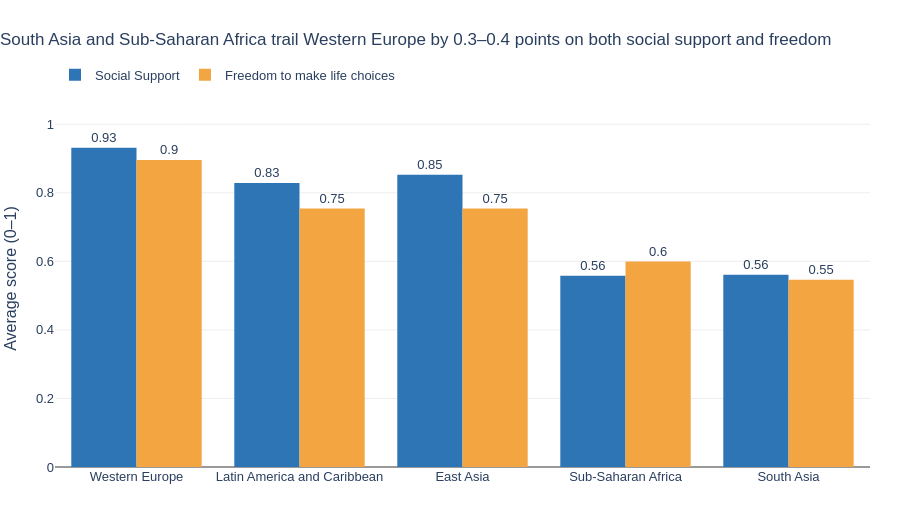

The notebook cell saved with this chart:
### Markdown cell above
---
## Done? Stretch Goal

If you finish both tasks with time to spare, try this:

**Task 3 (stretch):** Build a **grouped bar chart** comparing 2 sub-factors (e.g. `GDP_per_capita` and `Freedom`) across the 5 most populated regions. Use colour meaningfully and write an insight title.

Regions to include: `'Western Europe'`, `'Latin America'`, `'East Asia'`, `'Sub-Saharan Africa'`, `'South Asia'`

### Code cell
# Stretch goal — grouped bar chart
# Note: Logged GDP (~7-11) and Freedom (0-1) are on different scales, so putting them on one axis
# would be misleading. Social Support and Freedom are both 0-1 shares, so they compare fairly.

regions = ['Western Europe', 'Latin America and Caribbean', 'East Asia',
           'Sub-Saharan Africa', 'South Asia']   # 'Latin America' is named 'Latin America and Caribbean' in this dataset

grp = (df[df['Region'].isin(regions)]
       .groupby('Region')[['Social_Support', 'Freedom']].mean()
       .reindex(regions)
       .reset_index())
print(grp.round(3))

fig = go.Figure()
fig.add_bar(name='Social Support', x=grp['Region'], y=grp['Social_Support'],
            marker_color='#2E75B6', text=grp['Social_Support'].round(2), textposition='outside')
fig.add_bar(name='Freedom to make life choices', x=grp['Region'], y=grp['Freedom'],
            marker_color='#F2A541', text=grp['Freedom'].round(2), textposition='outside')

fig.update_layout(
    barmode='group',
    title=dict(text='South Asia and Sub-Saharan Africa trail Western Europe by 0.3–0.4 points on both social support and freedom',
               x=0.0, font=dict(size=17)),
    yaxis=dict(range=[0, 1.1], title='Average score (0–1)', gridcolor='#EEEEEE', zeroline=True, zerolinecolor='#999999'),
    xaxis=dict(title=''),
    plot_bgcolor='white', paper_bgcolor='white',
    font=dict(family='Arial', size=13),
    legend=dict(orientation='h', y=1.08, x=0),
    margin=dict(l=10, r=30, t=90, b=50),
    height=520
)
fig.update_traces(marker_line_width=0, cliponaxis=False)
fig.show()

### Figure 1 — Plotly figure (JSON) as saved in the notebook; plotly's stock layout.template omitted (floating-point values rounded to 4 significant figures)
{"data": [{"cliponaxis": false, "marker": {"color": "#2E75B6", "line": {"width": 0}}, "name": "Social Support", "text": [0.93, 0.83, 0.85, 0.56, 0.56], "textposition": "outside", "type": "bar", "x": ["Western Europe", "Latin America and Caribbean", "East Asia", "Sub-Saharan Africa", "South Asia"], "y": [0.9317, 0.8287, 0.8527, 0.5577, 0.5613]}, {"cliponaxis": false, "marker": {"color": "#F2A541", "line": {"width": 0}}, "name": "Freedom to make life choices", "text": [0.9, 0.75, 0.75, 0.6, 0.55], "textposition": "outside", "type": "bar", "x": ["Western Europe", "Latin America and Caribbean", "East Asia", "Sub-Saharan Africa", "South Asia"], "y": [0.8961, 0.7542, 0.754, 0.5994, 0.5463]}], "layout": {"barmode": "group", "font": {"family": "Arial", "size": 13}, "height": 520, "legend": {"orientation": "h", "x": 0, "y": 1.08}, "margin": {"b": 50, "l": 10, "r": 30, "t": 90}, "paper_bgcolor": "white", "plot_bgcolor": "white", "title": {"font": {"size": 17}, "text": "South Asia and Sub-Saharan Africa trail Western Europe by 0.3–0.4 points on both social support and freedom", "x": 0}, "xaxis": {"title": {"text": ""}}, "yaxis": {"gridcolor": "#EEEEEE", "range": [0, 1.1], "title": {"text": "Average score (0–1)"}, "zeroline": true, "zerolinecolor": "#999999"}}}
